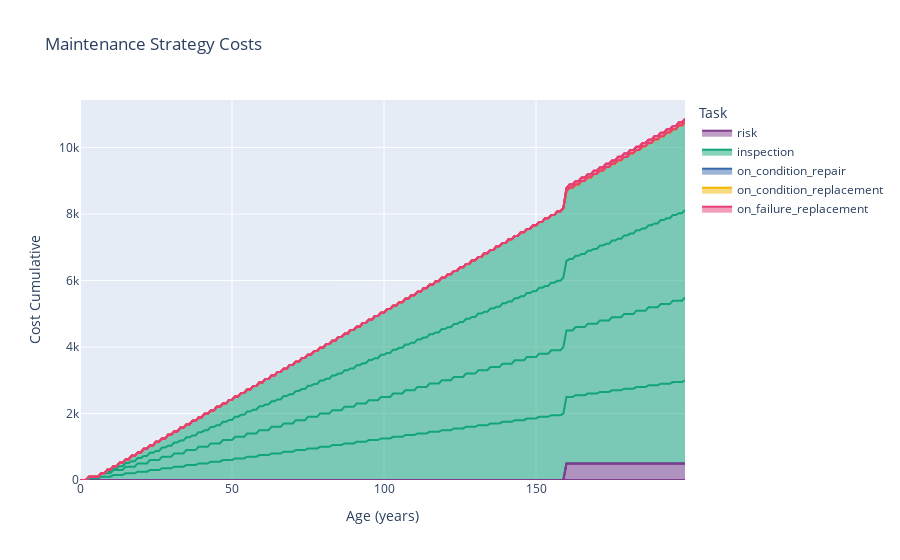
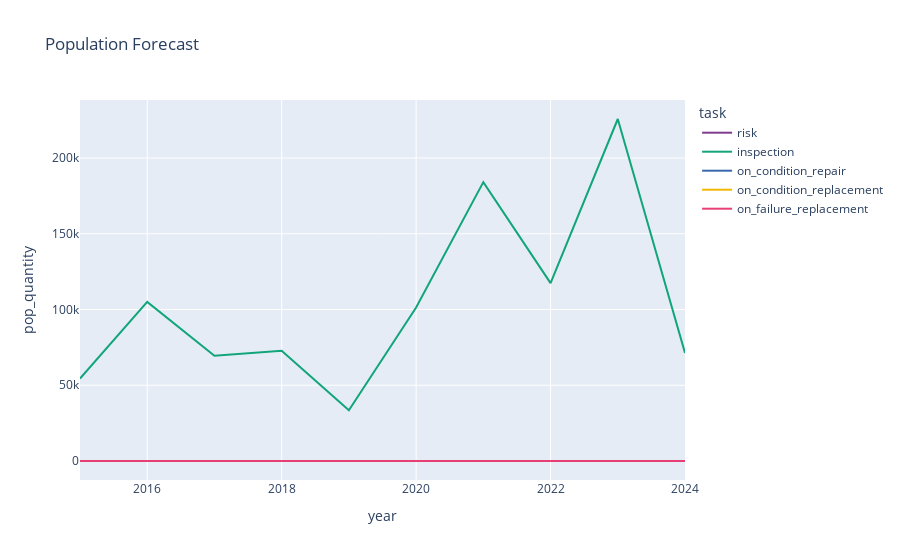
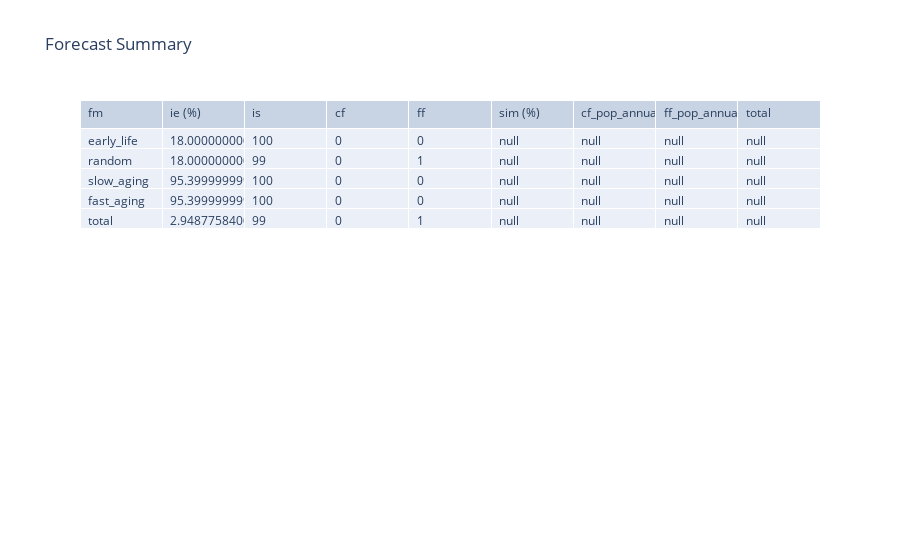

The code cell stored with these charts, in order, in its notebook:
### Markdown cell above
## Check it scales with times

### Code cell
from pof.units import unit_ratio
model_units = 'years'
input_units = 'years'
t_end = 200 * int(unit_ratio(model_units, input_units))

comp.units = model_units
comp.mc_timeline(t_end=t_end, n_iterations=n_iterations)
comp.expected_risk_cost_df()
comp.calc_df_task_forecast(sfd.df_age_forecast)

# Display plots
comp.plot_ms().show()
comp.plot_task_forecast().show()
comp.plot_summary().show()

### Figure 1 — Plotly figure (JSON) as saved in the notebook; plotly's stock layout.template omitted (floating-point values rounded to 4 significant figures; data arrays with more than 128 entries replaced by an {"elided": "..."} marker saying what was removed)
{"data": [{"hovertemplate": "Task=risk<br>Failure Mode=early_life<br>Age (years)=%{x}<br>Cost Cumulative=%{y}<extra></extra>", "legendgroup": "risk", "line": {"color": "rgb(127, 60, 141)"}, "mode": "lines", "name": "risk", "orientation": "v", "showlegend": true, "stackgroup": "1", "type": "scatter", "x": {"elided": "200 int values"}, "xaxis": "x", "y": {"elided": "200 int values"}, "yaxis": "y"}, {"hovertemplate": "Task=risk<br>Failure Mode=random<br>Age (years)=%{x}<br>Cost Cumulative=%{y}<extra></extra>", "legendgroup": "risk", "line": {"color": "rgb(127, 60, 141)"}, "mode": "lines", "name": "risk", "orientation": "v", "showlegend": false, "stackgroup": "1", "type": "scatter", "x": {"elided": "200 int values"}, "xaxis": "x", "y": {"elided": "200 int values"}, "yaxis": "y"}, {"hovertemplate": "Task=risk<br>Failure Mode=slow_aging<br>Age (years)=%{x}<br>Cost Cumulative=%{y}<extra></extra>", "legendgroup": "risk", "line": {"color": "rgb(127, 60, 141)"}, "mode": "lines", "name": "risk", "orientation": "v", "showlegend": false, "stackgroup": "1", "type": "scatter", "x": {"elided": "200 int values"}, "xaxis": "x", "y": {"elided": "200 int values"}, "yaxis": "y"}, {"hovertemplate": "Task=risk<br>Failure Mode=fast_aging<br>Age (years)=%{x}<br>Cost Cumulative=%{y}<extra></extra>", "legendgroup": "risk", "line": {"color": "rgb(127, 60, 141)"}, "mode": "lines", "name": "risk", "orientation": "v", "showlegend": false, "stackgroup": "1", "type": "scatter", "x": {"elided": "200 int values"}, "xaxis": "x", "y": {"elided": "200 int values"}, "yaxis": "y"}, {"hovertemplate": "Task=inspection<br>Failure Mode=early_life<br>Age (years)=%{x}<br>Cost Cumulative=%{y}<extra></extra>", "legendgroup": "inspection", "line": {"color": "rgb(17, 165, 121)"}, "mode": "lines", "name": "inspection", "orientation": "v", "showlegend": true, "stackgroup": "1", "type": "scatter", "x": {"elided": "200 int values"}, "xaxis": "x", "y": {"elided": "200 float values"}, "yaxis": "y"}, {"hovertemplate": "Task=inspection<br>Failure Mode=random<br>Age (years)=%{x}<br>Cost Cumulative=%{y}<extra></extra>", "legendgroup": "inspection", "line": {"color": "rgb(17, 165, 121)"}, "mode": "lines", "name": "inspection", "orientation": "v", "showlegend": false, "stackgroup": "1", "type": "scatter", "x": {"elided": "200 int values"}, "xaxis": "x", "y": {"elided": "200 float values"}, "yaxis": "y"}, {"hovertemplate": "Task=inspection<br>Failure Mode=slow_aging<br>Age (years)=%{x}<br>Cost Cumulative=%{y}<extra></extra>", "legendgroup": "inspection", "line": {"color": "rgb(17, 165, 121)"}, "mode": "lines", "name": "inspection", "orientation": "v", "showlegend": false, "stackgroup": "1", "type": "scatter", "x": {"elided": "200 int values"}, "xaxis": "x", "y": {"elided": "200 float values"}, "yaxis": "y"}, {"hovertemplate": "Task=inspection<br>Failure Mode=fast_aging<br>Age (years)=%{x}<br>Cost Cumulative=%{y}<extra></extra>", "legendgroup": "inspection", "line": {"color": "rgb(17, 165, 121)"}, "mode": "lines", "name": "inspection", "orientation": "v", "showlegend": false, "stackgroup": "1", "type": "scatter", "x": {"elided": "200 int values"}, "xaxis": "x", "y": {"elided": "200 float values"}, "yaxis": "y"}, {"hovertemplate": "Task=on_condition_repair<br>Failure Mode=slow_aging<br>Age (years)=%{x}<br>Cost Cumulative=%{y}<extra></extra>", "legendgroup": "on_condition_repair", "line": {"color": "rgb(57, 105, 172)"}, "mode": "lines", "name": "on_condition_repair", "orientation": "v", "showlegend": true, "stackgroup": "1", "type": "scatter", "x": {"elided": "200 int values"}, "xaxis": "x", "y": {"elided": "200 int values"}, "yaxis": "y"}, {"hovertemplate": "Task=on_condition_repair<br>Failure Mode=fast_aging<br>Age (years)=%{x}<br>Cost Cumulative=%{y}<extra></extra>", "legendgroup": "on_condition_repair", "line": {"color": "rgb(57, 105, 172)"}, "mode": "lines", "name": "on_condition_repair", "orientation": "v", "showlegend": false, "stackgroup": "1", "type": "scatter", "x": {"elided": "200 int values"}, "xaxis": "x", "y": {"elided": "200 int values"}, "yaxis": "y"}, {"hovertemplate": "Task=on_condition_replacement<br>Failure Mode=early_life<br>Age (years)=%{x}<br>Cost Cumulative=%{y}<extra></extra>", "legendgroup": "on_condition_replacement", "line": {"color": "rgb(242, 183, 1)"}, "mode": "lines", "name": "on_condition_replacement", "orientation": "v", "showlegend": true, "stackgroup": "1", "type": "scatter", "x": {"elided": "200 int values"}, "xaxis": "x", "y": {"elided": "200 int values"}, "yaxis": "y"}, {"hovertemplate": "Task=on_condition_replacement<br>Failure Mode=random<br>Age (years)=%{x}<br>Cost Cumulative=%{y}<extra></extra>", "legendgroup": "on_condition_replacement", "line": {"color": "rgb(242, 183, 1)"}, "mode": "lines", "name": "on_condition_replacement", "orientation": "v", "showlegend": false, "stackgroup": "1", "type": "scatter", "x": {"elided": "200 int values"}, "xaxis": "x", "y": {"elided": "200 int values"}, "yaxis": "y"}, {"hovertemplate": "Task=on_condition_replacement<br>Failure Mode=slow_aging<br>Age (years)=%{x}<br>Cost Cumulative=%{y}<extra></extra>", "legendgroup": "on_condition_replacement", "line": {"color": "rgb(242, 183, 1)"}, "mode": "lines", "name": "on_condition_replacement", "orientation": "v", "showlegend": false, "stackgroup": "1", "type": "scatter", "x": {"elided": "200 int values"}, "xaxis": "x", "y": {"elided": "200 int values"}, "yaxis": "y"}, {"hovertemplate": "Task=on_condition_replacement<br>Failure Mode=fast_aging<br>Age (years)=%{x}<br>Cost Cumulative=%{y}<extra></extra>", "legendgroup": "on_condition_replacement", "line": {"color": "rgb(242, 183, 1)"}, "mode": "lines", "name": "on_condition_replacement", "orientation": "v", "showlegend": false, "stackgroup": "1", "type": "scatter", "x": {"elided": "200 int values"}, "xaxis": "x", "y": {"elided": "200 int values"}, "yaxis": "y"}, {"hovertemplate": "Task=on_failure_replacement<br>Failure Mode=early_life<br>Age (years)=%{x}<br>Cost Cumulative=%{y}<extra></extra>", "legendgroup": "on_failure_replacement", "line": {"color": "rgb(231, 63, 116)"}, "mode": "lines", "name": "on_failure_replacement", "orientation": "v", "showlegend": true, "stackgroup": "1", "type": "scatter", "x": {"elided": "200 int values"}, "xaxis": "x", "y": {"elided": "200 int values"}, "yaxis": "y"}, {"hovertemplate": "Task=on_failure_replacement<br>Failure Mode=random<br>Age (years)=%{x}<br>Cost Cumulative=%{y}<extra></extra>", "legendgroup": "on_failure_replacement", "line": {"color": "rgb(231, 63, 116)"}, "mode": "lines", "name": "on_failure_replacement", "orientation": "v", "showlegend": false, "stackgroup": "1", "type": "scatter", "x": {"elided": "200 int values"}, "xaxis": "x", "y": {"elided": "200 int values"}, "yaxis": "y"}, {"hovertemplate": "Task=on_failure_replacement<br>Failure Mode=slow_aging<br>Age (years)=%{x}<br>Cost Cumulative=%{y}<extra></extra>", "legendgroup": "on_failure_replacement", "line": {"color": "rgb(231, 63, 116)"}, "mode": "lines", "name": "on_failure_replacement", "orientation": "v", "showlegend": false, "stackgroup": "1", "type": "scatter", "x": {"elided": "200 int values"}, "xaxis": "x", "y": {"elided": "200 int values"}, "yaxis": "y"}, {"hovertemplate": "Task=on_failure_replacement<br>Failure Mode=fast_aging<br>Age (years)=%{x}<br>Cost Cumulative=%{y}<extra></extra>", "legendgroup": "on_failure_replacement", "line": {"color": "rgb(231, 63, 116)"}, "mode": "lines", "name": "on_failure_replacement", "orientation": "v", "showlegend": false, "stackgroup": "1", "type": "scatter", "x": {"elided": "200 int values"}, "xaxis": "x", "y": {"elided": "200 int values"}, "yaxis": "y"}], "layout": {"legend": {"title": {"text": "Task"}, "tracegroupgap": 0}, "title": {"text": "Maintenance Strategy Costs"}, "xaxis": {"anchor": "y", "automargin": true, "domain": [0, 1], "title": {"text": "Age (years)"}}, "yaxis": {"anchor": "x", "automargin": true, "domain": [0, 1], "title": {"text": "Cost Cumulative"}}}}

### Figure 2 — Plotly figure (JSON) as saved in the notebook; plotly's stock layout.template omitted (floating-point values rounded to 4 significant figures)
{"data": [{"hovertemplate": "task=risk<br>year=%{x}<br>pop_quantity=%{y}<extra></extra>", "legendgroup": "risk", "line": {"color": "rgb(127, 60, 141)", "dash": "solid"}, "mode": "lines", "name": "risk", "orientation": "v", "showlegend": true, "type": "scatter", "x": [2015, 2016, 2017, 2018, 2019, 2020, 2021, 2022, 2023, 2024], "xaxis": "x", "y": [0, 0, 0, 0, 0, 0, 0, 0, 0, 0], "yaxis": "y"}, {"hovertemplate": "task=inspection<br>year=%{x}<br>pop_quantity=%{y}<extra></extra>", "legendgroup": "inspection", "line": {"color": "rgb(17, 165, 121)", "dash": "solid"}, "mode": "lines", "name": "inspection", "orientation": "v", "showlegend": true, "type": "scatter", "x": [2015, 2016, 2017, 2018, 2019, 2020, 2021, 2022, 2023, 2024], "xaxis": "x", "y": [54446, 105020, 69466, 72754, 33446, 101340, 184126, 117448, 225768, 71360], "yaxis": "y"}, {"hovertemplate": "task=on_condition_repair<br>year=%{x}<br>pop_quantity=%{y}<extra></extra>", "legendgroup": "on_condition_repair", "line": {"color": "rgb(57, 105, 172)", "dash": "solid"}, "mode": "lines", "name": "on_condition_repair", "orientation": "v", "showlegend": true, "type": "scatter", "x": [2015, 2016, 2017, 2018, 2019, 2020, 2021, 2022, 2023, 2024], "xaxis": "x", "y": [0, 0, 0, 0, 0, 0, 0, 0, 0, 0], "yaxis": "y"}, {"hovertemplate": "task=on_condition_replacement<br>year=%{x}<br>pop_quantity=%{y}<extra></extra>", "legendgroup": "on_condition_replacement", "line": {"color": "rgb(242, 183, 1)", "dash": "solid"}, "mode": "lines", "name": "on_condition_replacement", "orientation": "v", "showlegend": true, "type": "scatter", "x": [2015, 2016, 2017, 2018, 2019, 2020, 2021, 2022, 2023, 2024], "xaxis": "x", "y": [0, 0, 0, 0, 0, 0, 0, 0, 0, 0], "yaxis": "y"}, {"hovertemplate": "task=on_failure_replacement<br>year=%{x}<br>pop_quantity=%{y}<extra></extra>", "legendgroup": "on_failure_replacement", "line": {"color": "rgb(231, 63, 116)", "dash": "solid"}, "mode": "lines", "name": "on_failure_replacement", "orientation": "v", "showlegend": true, "type": "scatter", "x": [2015, 2016, 2017, 2018, 2019, 2020, 2021, 2022, 2023, 2024], "xaxis": "x", "y": [0, 0, 0, 0, 0, 0, 0, 0, 0, 0], "yaxis": "y"}], "layout": {"legend": {"title": {"text": "task"}, "tracegroupgap": 0}, "title": {"text": "Population Forecast"}, "xaxis": {"anchor": "y", "automargin": true, "domain": [0, 1], "title": {"text": "year"}}, "yaxis": {"anchor": "x", "automargin": true, "domain": [0, 1], "title": {"text": "pop_quantity"}}}}

### Figure 3 — Plotly figure (JSON) as saved in the notebook; plotly's stock layout.template omitted (floating-point values rounded to 4 significant figures)
{"data": [{"cells": {"align": "left", "values": [["early_life", "random", "slow_aging", "fast_aging", "total"], [18.0, 18.0, 95.4, 95.4, 2.949], [100, 99, 100, 100, 99], [0, 0, 0, 0, 0], [0, 1, 0, 0, 1], [null, null, null, null, null], [null, null, null, null, null], [null, null, null, null, null], [null, null, null, null, null]]}, "header": {"align": "left", "values": ["fm", "ie (%)", "is", "cf", "ff", "sim (%)", "cf_pop_annual_avg", "ff_pop_annual_avg", "total"]}, "type": "table"}], "layout": {"title": {"text": "Forecast Summary"}}}
